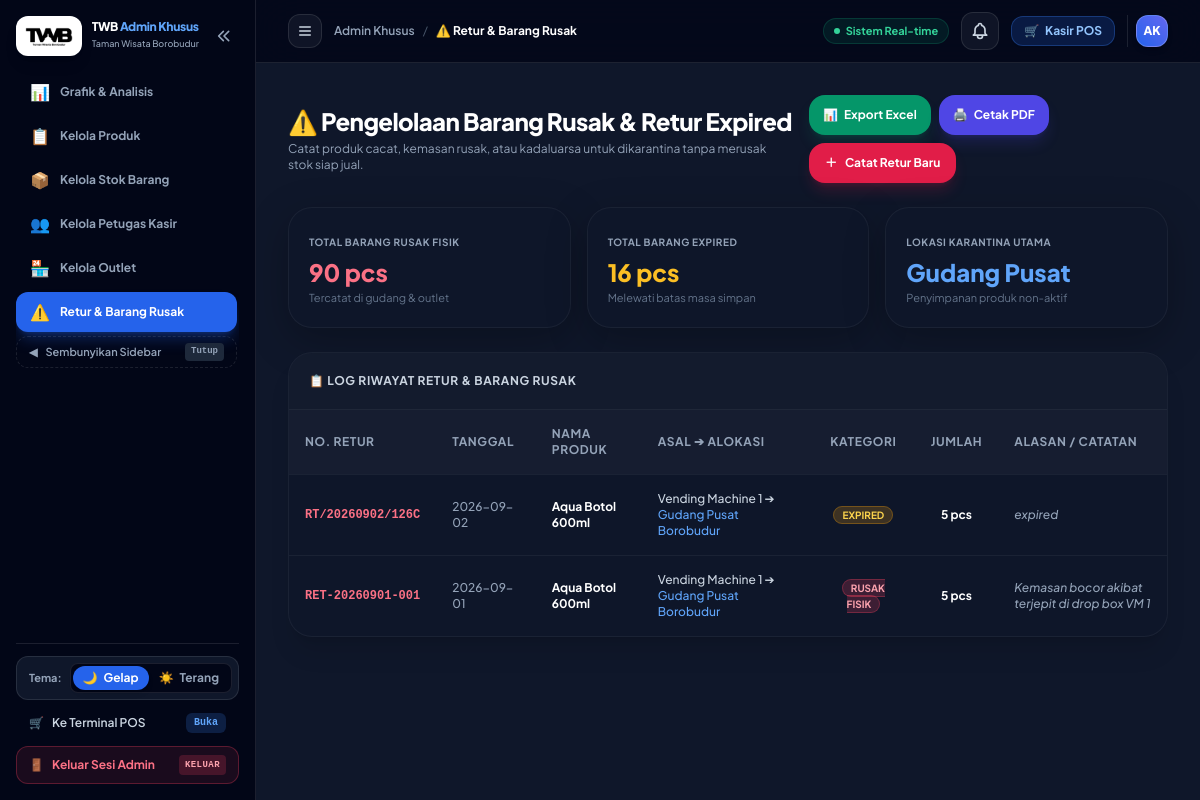
The page /dashboard.php?page=retur (signed in) on the database its author committed.
### tables this page shows
CREATE TABLE `returns` (
  `id` int(11) NOT NULL AUTO_INCREMENT,
  `return_number` varchar(50) NOT NULL,
  `return_date` date NOT NULL,
  `product_id` int(11) NOT NULL,
  `qty` int(11) NOT NULL,
  `source_location_id` int(11) NOT NULL,
  `destination_location_id` int(11) NOT NULL,
  `return_type` enum('rusak','expired','overstock','other') NOT NULL DEFAULT 'rusak',
  `reason` varchar(255) NOT NULL,
  `notes` text DEFAULT NULL,
  `status` enum('pending','completed','rejected') NOT NULL DEFAULT 'completed',
  `created_by` int(11) DEFAULT NULL,
  `created_at` timestamp NOT NULL DEFAULT current_timestamp(),
  `completed_at` timestamp NULL DEFAULT NULL,
  PRIMARY KEY (`id`),
  UNIQUE KEY `idx_return_number` (`return_number`),
  KEY `idx_return_source` (`source_location_id`),
  KEY `idx_return_dest` (`destination_location_id`),
  CONSTRAINT `fk_ret_dest` FOREIGN KEY (`destination_location_id`) REFERENCES `locations` (`id`),
  CONSTRAINT `fk_ret_source` FOREIGN KEY (`source_location_id`) REFERENCES `locations` (`id`)
);

CREATE TABLE `produk` (
  `id` int(11) NOT NULL AUTO_INCREMENT,
  `nama` varchar(100) NOT NULL,
  `harga` int(11) NOT NULL,
  `stok_pos_a` int(11) DEFAULT 0,
  `stok_pos_b` int(11) DEFAULT 0,
  `custom_type` varchar(50) NOT NULL DEFAULT 'opsi-suhu',
  `is_all_outlets` tinyint(1) NOT NULL DEFAULT 1 COMMENT '1 = Semua Outlet, 0 = Khusus Outlet Tertentu (Day 8)',
  `gambar` varchar(255) DEFAULT NULL,
  `stok_gudang` int(11) DEFAULT 0,
  PRIMARY KEY (`id`),
  UNIQUE KEY `idx_produk_nama` (`nama`)
);

CREATE TABLE `locations` (
  `id` int(11) NOT NULL AUTO_INCREMENT,
  `code` varchar(50) NOT NULL,
  `name` varchar(150) NOT NULL,
  `type` enum('warehouse','pos','vm','outlet') NOT NULL,
  `parent_id` int(11) DEFAULT NULL,
  `address` text DEFAULT NULL,
  `status` enum('active','inactive','maintenance') NOT NULL DEFAULT 'active',
  `notes` text DEFAULT NULL,
  `created_at` timestamp NOT NULL DEFAULT current_timestamp(),
  `updated_at` timestamp NOT NULL DEFAULT current_timestamp() ON UPDATE current_timestamp(),
  PRIMARY KEY (`id`),
  UNIQUE KEY `idx_locations_code` (`code`),
  KEY `idx_locations_parent` (`parent_id`),
  CONSTRAINT `fk_locations_parent` FOREIGN KEY (`parent_id`) REFERENCES `locations` (`id`) ON DELETE SET NULL
);

### views/dashboard/retur.php (the view, shortened to what this page needs)
<?php
$returns_res = $conn->query("
    SELECT r.*, p.nama as nama_produk, ls.name as nama_asal, ld.name as nama_tujuan
    FROM `returns` r
    JOIN `produk` p ON r.product_id = p.id
    JOIN `locations` ls ON r.source_location_id = ls.id
    LEFT JOIN `locations` ld ON r.destination_location_id = ld.id
    ORDER BY r.id DESC
    LIMIT 30
");
?>
<div class="space-y-6">
    <div class="flex flex-col md:flex-row md:items-center justify-between gap-4">
        <div>
            <h2 class="text-2xl font-black text-white tracking-tight">⚠️ Pengelolaan Barang Rusak & Retur Expired</h2>
            <p class="text-xs text-slate-400 mt-1">Catat produk cacat, kemasan rusak, atau kadaluarsa untuk dikarantina tanpa merusak stok siap jual.</p>
        </div>
        <div class="flex flex-wrap items-center gap-2">
            <a href="export.php?module=retur&format=excel" class="bg-emerald-600 hover:bg-emerald-500 text-white font-bold text-xs px-3.5 py-3 rounded-2xl shadow-lg shadow-emerald-600/20 flex items-center gap-1.5 transition" title="Unduh data retur format Excel (.xls)">
                <span>📊</span> <span>Export Excel</span>
            </a>
            <a href="export.php?module=retur&format=pdf&autoprint=1" target="_blank" class="bg-indigo-600 hover:bg-indigo-500 text-white font-bold text-xs px-3.5 py-3 rounded-2xl shadow-lg shadow-indigo-600/20 flex items-center gap-1.5 transition" title="Cetak Berita Acara Retur PDF">
                <span>🖨️</span> <span>Cetak PDF</span>
            </a>
            <button onclick="bukaModal('modal-add-retur')" class="bg-rose-600 hover:bg-rose-500 text-white font-bold text-xs px-4 py-3 rounded-2xl shadow-lg shadow-rose-600/20 flex items-center gap-2 transition">
                <span>＋</span> <span>Catat Retur Baru</span>
            </button>
        </div>
    </div>
    <div class="grid grid-cols-1 sm:grid-cols-3 gap-4">
        <div class="glass-card-dark p-5 rounded-3xl border border-white/5">
            <span class="text-[10px] font-bold text-slate-400 uppercase tracking-wider">Total Barang Rusak Fisik</span>
            <?php
            $cnt_dmg = $conn->query("SELECT SUM(stock_damaged) FROM `stok_lokasi`")->fetch_row()[0] ?? 0;
            ?>
            <h3 class="text-2xl font-black text-rose-400 mt-1"><?= intval($cnt_dmg) ?> pcs</h3>
            <p class="text-[11px] text-slate-500 mt-0.5">Tercatat di gudang & outlet</p>
        </div>
        <div class="glass-card-dark p-5 rounded-3xl border border-white/5">
            <span class="text-[10px] font-bold text-slate-400 uppercase tracking-wider">Total Barang Expired</span>
            <?php
            $cnt_exp = $conn->query("SELECT SUM(stock_expired) FROM `stok_lokasi`")->fetch_row()[0] ?? 0;
            ?>
            <h3 class="text-2xl font-black text-amber-400 mt-1"><?= intval($cnt_exp) ?> pcs</h3>
            <p class="text-[11px] text-slate-500 mt-0.5">Melewati batas masa simpan</p>
        </div>
        <div class="glass-card-dark p-5 rounded-3xl border border-white/5">
            <span class="text-[10px] font-bold text-slate-400 uppercase tracking-wider">Lokasi Karantina Utama</span>
            <h3 class="text-2xl font-black text-blue-400 mt-1">Gudang Pusat</h3>
            <p class="text-[11px] text-slate-500 mt-0.5">Penyimpanan produk non-aktif</p>
        </div>
    </div>
    <div class="glass-card-dark rounded-3xl border border-white/5 overflow-hidden shadow-xl">
        <div class="p-5 border-b border-white/5 bg-white/[0.02] flex justify-between items-center">
            <h3 class="font-bold text-xs uppercase tracking-wider text-slate-300">📋 Log Riwayat Retur & Barang Rusak</h3>
        </div>
        <div class="overflow-x-auto">
            <table class="w-full text-left text-xs">
                <thead>
                    <tr class="bg-white/[0.03] text-slate-400 font-bold uppercase tracking-wider border-b border-white/5">
                        <th class="p-4">No. Retur</th>
                        <th class="p-4">Tanggal</th>
                        <th class="p-4">Nama Produk</th>
                        <th class="p-4">Asal ➔ Alokasi</th>
                        <th class="p-4 text-center">Kategori</th>
                        <th class="p-4 text-center">Jumlah</th>
                        <th class="p-4">Alasan / Catatan</th>
                    </tr>
                </thead>
                <tbody class="divide-y divide-white/5 font-medium text-slate-300">
                    <?php if ($returns_res && $returns_res->num_rows > 0):
                        while($r = $returns_res->fetch_assoc()):
                    ?>
                    <tr class="hover:bg-white/[0.02] transition">
                        <td class="p-4 font-mono font-bold text-rose-400"><?= htmlspecialchars($r['return_number']) ?></td>
                        <td class="p-4 text-slate-400"><?= htmlspecialchars($r['return_date']) ?></td>
                        <td class="p-4 font-bold text-white"><?= htmlspecialchars($r['nama_produk']) ?></td>
                        <td class="p-4 text-slate-300"><?= htmlspecialchars($r['nama_asal']) ?> ➔ <span class="text-blue-400"><?= htmlspecialchars($r['nama_tujuan'] ?? 'Karantina') ?></span></td>
                        <td class="p-4 text-center">
                            <?php if ($r['return_type'] === 'expired'): ?>
                                <span class="bg-amber-500/20 text-amber-300 border border-amber-500/30 px-2 py-0.5 rounded-full text-[10px] font-bold uppercase">Expired</span>
                            <?php else: ?>
                                <span class="bg-rose-500/20 text-rose-300 border border-rose-500/30 px-2 py-0.5 rounded-full text-[10px] font-bold uppercase">Rusak Fisik</span>
                            <?php endif; ?>
                        </td>
                        <td class="p-4 text-center font-bold text-white"><?= $r['qty'] ?> pcs</td>
                        <td class="p-4 text-slate-400 italic"><?= htmlspecialchars($r['reason'] ?? '-') ?></td>
                    </tr>
                    <?php endwhile; else: ?>
                    <tr>
                        <td colspan="7" class="p-8 text-center text-slate-400">Belum ada riwayat retur barang rusak.</td>
                    </tr>
                    <?php endif; ?>
                </tbody>
            </table>
        </div>
    </div>
</div>

### assets/css/glassmorphism.css (style rules this page uses)
:root { --glass-bg: rgba(255, 255, 255, 0.7); --glass-bg-dark: rgba(15, 23, 42, 0.75); --glass-border: rgba(255, 255, 255, 0.25); --glass-border-dark: rgba(255, 255, 255, 0.08); --glass-blur: blur(16px); --glass-blur-lg: blur(24px); --glass-shadow: 0 8px 32px 0 rgba(31, 38, 135, 0.07); --glass-shadow-lg: 0 12px 40px 0 rgba(0, 0, 0, 0.25); }
.glass-card-dark { background: var(--glass-bg-dark); backdrop-filter: var(--glass-blur); -webkit-backdrop-filter: var(--glass-blur); border: 1px solid var(--glass-border-dark); box-shadow: var(--glass-shadow-lg); }

### views/layouts/header.php (style rules this page uses)
body { font-family: 'Plus Jakarta Sans', sans-serif; }

### rows shown on the page
returns: return_number "RT/20260902/126C", return_date "2026-09-02", produk.nama "Aqua Botol 600ml", source_location.name "Vending Machine 1", destination_location.name "Gudang Pusat Borobudur", return_type "EXPIRED", qty "5", reason "expired"
returns: return_number "RET-20260901-001", return_date "2026-09-01", produk.nama "Aqua Botol 600ml", source_location.name "Vending Machine 1", destination_location.name "Gudang Pusat Borobudur", return_type "RUSAK FISIK", qty "5", reason "Kemasan bocor akibat terjepit di drop box VM 1"

### other values the page prints
$currentPageTitle "⚠️ Retur & Barang Rusak"
$cnt_dmg "90"
$cnt_exp "16"
